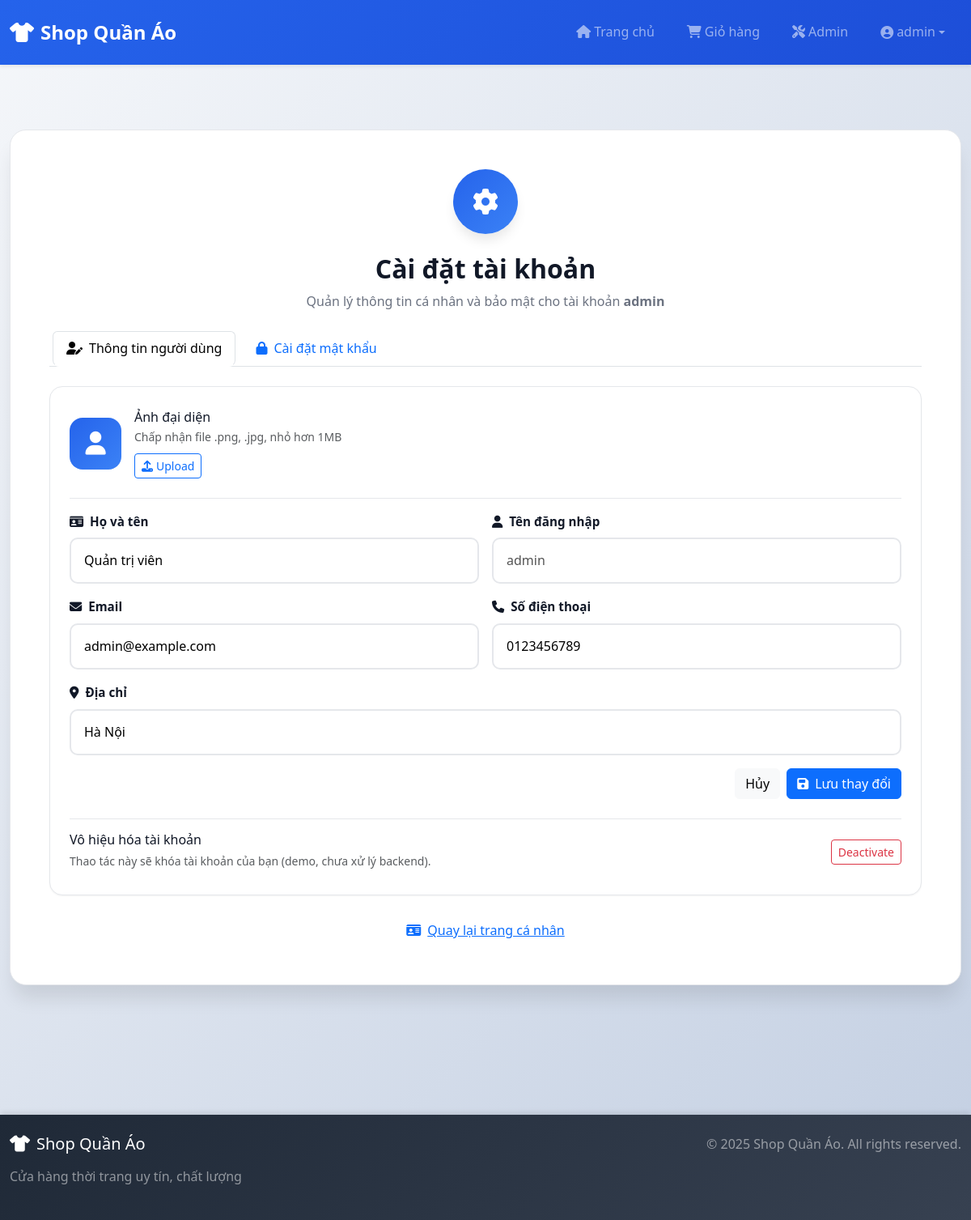
The app's page /settings (signed in) with its own data.
### tables this page shows
CREATE TABLE users (
        id INTEGER PRIMARY KEY AUTOINCREMENT,
        fullname TEXT,
        email TEXT,
        phone TEXT,
        address TEXT,
        username TEXT UNIQUE,
        password TEXT,
        role TEXT DEFAULT 'user'   -- 'admin' hoặc 'user'
    );

### app.py (the view, shortened to what this page needs)
@app.route("/settings", methods=["GET", "POST"])
def settings():
    if "user" not in session:
        return redirect("/login")
    conn = get_db()
    c = conn.cursor()
    c.execute("SELECT * FROM users WHERE username=?", (session["user"],))
    user = c.fetchone()
    if user is None:
        return redirect("/logout")
    profile_success = None
    profile_error = None
    password_success = None
    password_error = None
    return render_template(
        "settings.html",
        user=user,
        profile_success=profile_success,
        profile_error=profile_error,
        password_success=password_success,
        password_error=password_error,
    )

### app.py (called while the page is built)
def get_db():
    if 'db' not in g:
        g.db = sqlite3.connect(current_app.config['DATABASE'])
        g.db.row_factory = sqlite3.Row
    return g.db

### templates/settings.html (shortened to what this page needs)
{% extends "base.html" %}
{% block content %}
<div class="auth-container">
    <div class="auth-card">
        <div class="auth-header text-center mb-4">
            <div class="auth-icon-wrapper">
                <i class="fas fa-cog"></i>
            </div>
            <h2 class="auth-title">Cài đặt tài khoản</h2>
            <p class="auth-subtitle">
                Quản lý thông tin cá nhân và bảo mật cho tài khoản <strong>{{ user['username'] }}</strong>
            </p>
        </div>
        <ul class="nav nav-tabs mb-4" role="tablist">
            <li class="nav-item" role="presentation">
                <button class="nav-link active" id="profile-tab" data-bs-toggle="tab" data-bs-target="#profile-pane"
                        type="button" role="tab" aria-controls="profile-pane" aria-selected="true">
                    <i class="fas fa-user-edit me-2"></i>Thông tin người dùng
                </button>
            </li>
            <li class="nav-item" role="presentation">
                <button class="nav-link" id="password-tab" data-bs-toggle="tab" data-bs-target="#password-pane"
                        type="button" role="tab" aria-controls="password-pane" aria-selected="false">
                    <i class="fas fa-lock me-2"></i>Cài đặt mật khẩu
                </button>
            </li>
        </ul>
        <div class="tab-content">
            <div class="tab-pane fade show active" id="profile-pane" role="tabpanel" aria-labelledby="profile-tab">
                <div class="settings-card">
                    <div class="d-flex align-items-center mb-4">
                        <div class="settings-photo-preview me-3">
                            <i class="fas fa-user"></i>
                        </div>
                        <div>
                            <h6 class="mb-1">Ảnh đại diện</h6>
                            <small class="text-muted d-block">Chấp nhận file .png, .jpg, nhỏ hơn 1MB</small>
                            <label class="btn btn-sm btn-outline-primary mt-2 mb-0">
                                <i class="fas fa-upload me-1"></i>Upload
                            </label>
                        </div>
                    </div>
                    <hr class="settings-divider">
                    <form method="post" class="auth-form mt-3">
                        <div class="row g-3">
                            <div class="col-md-6">
                                <div class="form-group-custom mb-3">
                                    <label class="form-label-custom">
                                        <i class="fas fa-id-card me-2"></i>Họ và tên
                                    </label>
                                    <input
                                        type="text"
                                        name="fullname"
                                        class="form-control-custom"
                                        value="{{ user['fullname'] or '' }}"
                                        placeholder="Nhập họ và tên"
                                        required
                                    >
                                </div>
                            </div>
                            <div class="col-md-6">
                                <div class="form-group-custom mb-3">
                                    <label class="form-label-custom">
                                        <i class="fas fa-user me-2"></i>Tên đăng nhập
                                    </label>
                                    <input
                                        type="text"
                                        class="form-control-custom"
                                        value="{{ user['username'] }}"
                                        disabled
                                    >
                                </div>
                            </div>
                        </div>
                        <div class="row g-3">
                            <div class="col-md-6">
                                <div class="form-group-custom mb-3">
                                    <label class="form-label-custom">
                                        <i class="fas fa-envelope me-2"></i>Email
                                    </label>
                                    <input
                                        type="email"
                                        name="email"
                                        class="form-control-custom"
                                        value="{{ user['email'] or '' }}"
                                        placeholder="Nhập email"
                                        required
                                    >
                                </div>
                            </div>
                            <div class="col-md-6">
                                <div class="form-group-custom mb-3">
                                    <label class="form-label-custom">
                                        <i class="fas fa-phone me-2"></i>Số điện thoại
                                    </label>
                                    <input
                                        type="text"
                                        name="phone"
                                        class="form-control-custom"
                                        value="{{ user['phone'] or '' }}"
                                        placeholder="Nhập số điện thoại"
                                        required
                                    >
                                </div>
                            </div>
                        </div>
                        <div class="form-group-custom mb-3">
                            <label class="form-label-custom">
                                <i class="fas fa-map-marker-alt me-2"></i>Địa chỉ
                            </label>
                            <input
                                type="text"
                                name="address"
                                class="form-control-custom"
                                value="{{ user['address'] or '' }}"
                                placeholder="Nhập địa chỉ"
                                required
                            >
                        </div>
                        <div class="d-flex justify-content-end gap-2 mt-3">
                            <a href="/profile" class="btn btn-light">
                                Hủy
                            </a>
                            <button type="submit" class="btn btn-primary">
                                <i class="fas fa-save me-2"></i>Lưu thay đổi
                            </button>
                        </div>
                        <hr class="settings-divider mt-4">
                        <div class="d-flex justify-content-between align-items-center">
                            <div>
                                <h6 class="mb-1">Vô hiệu hóa tài khoản</h6>
                                <small class="text-muted">
                                    Thao tác này sẽ khóa tài khoản của bạn (demo, chưa xử lý backend).
                                </small>
                            </div>
                            <button type="button" class="btn btn-outline-danger btn-sm">
                                Deactivate
                            </button>
                        </div>
                    </form>
                </div>
            </div>
        </div>
        <div class="auth-footer text-center mt-4">
            <a href="/profile" class="btn btn-link">
                <i class="fas fa-id-card me-2"></i>Quay lại trang cá nhân
            </a>
        </div>
    </div>
</div>
{% endblock %}

### static/css/style.css (style rules this page uses)
:root { --primary-color: #2563eb; --primary-dark: #1d4ed8; --primary-light: #3b82f6; --secondary-color: #10b981; --danger-color: #ef4444; --warning-color: #f59e0b; --dark-color: #1f2937; --light-color: #f9fafb; --border-color: #e5e7eb; --text-dark: #111827; --text-muted: #6b7280; --shadow-sm: 0 1px 2px 0 rgba(0, 0, 0, 0.05); --shadow-md: 0 4px 6px -1px rgba(0, 0, 0, 0.1); --shadow-lg: 0 10px 15px -3px rgba(0, 0, 0, 0.1); --shadow-xl: 0 20px 25px -5px rgba(0, 0, 0, 0.1); --transition: all 0.3s ease; }
* { margin: 0; padding: 0; box-sizing: border-box; }
body { font-family: 'Segoe UI', Tahoma, Geneva, Verdana, sans-serif; background: linear-gradient(135deg, #f5f7fa 0%, #c3cfe2 100%); min-height: 100vh; color: var(--text-dark); line-height: 1.6; }
.nav-link { font-weight: 500; transition: var(--transition); padding: 0.5rem 1rem !important; border-radius: 8px; margin: 0 0.25rem; }
.auth-container { display: flex; justify-content: center; align-items: flex-start; min-height: 60vh; padding: 2rem 0; }
.auth-card { background: #fff; border-radius: 20px; padding: 3rem; box-shadow: var(--shadow-xl); width: 100%; max-width: 100%; border: 1px solid var(--border-color); }
.settings-card { background: #fff; border-radius: 16px; padding: 1.75rem 1.5rem; border: 1px solid var(--border-color); box-shadow: var(--shadow-sm); }
.settings-photo-preview { width: 64px; height: 64px; border-radius: 16px; background: linear-gradient(135deg, var(--primary-color), var(--primary-light)); display: flex; align-items: center; justify-content: center; color: #fff; font-size: 1.8rem; }
.settings-divider { border-color: var(--border-color); opacity: 1; }
.auth-header { margin-bottom: 2rem; }
.auth-icon-wrapper { width: 80px; height: 80px; margin: 0 auto 1.5rem; background: linear-gradient(135deg, var(--primary-color), var(--primary-light)); border-radius: 50%; display: flex; align-items: center; justify-content: center; font-size: 2rem; color: #fff; box-shadow: var(--shadow-lg); }
.auth-title { font-size: 2rem; font-weight: 700; color: var(--text-dark); margin-bottom: 0.5rem; }
.auth-subtitle { color: var(--text-muted); font-size: 1rem; }
.form-group-custom { margin-bottom: 1.5rem; }
.form-label-custom { display: block; font-weight: 600; color: var(--text-dark); margin-bottom: 0.5rem; font-size: 0.95rem; }
.form-control-custom { width: 100%; padding: 0.875rem 1rem; border: 2px solid var(--border-color); border-radius: 10px; font-size: 1rem; transition: var(--transition); background: #fff; }
.auth-footer { margin-top: 1.5rem; }
.product-card, .cart-item, .auth-card, .action-card { animation: fadeIn 0.5s ease-out; }
html { scroll-behavior: smooth; }

### records on screen
users: username "admin", fullname "Quản trị viên", email "admin@example.com", phone "0123456789", address "Hà Nội"

### other values on screen
{{ session['user'] }} "admin"
